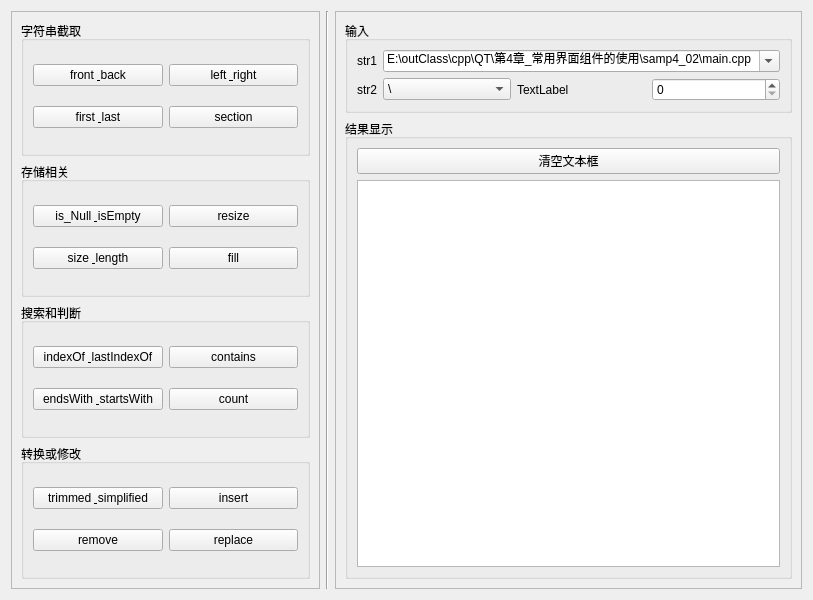
<?xml version="1.0" encoding="UTF-8"?>
<ui version="4.0">
 <class>Widget</class>
 <widget class="QWidget" name="Widget">
  <property name="geometry">
   <rect>
    <x>0</x>
    <y>0</y>
    <width>813</width>
    <height>600</height>
   </rect>
  </property>
  <property name="windowTitle">
   <string>Widget</string>
  </property>
  <layout class="QHBoxLayout" name="horizontalLayout" stretch="1,0,1">
   <item>
    <widget class="QFrame" name="frame">
     <property name="frameShape">
      <enum>QFrame::StyledPanel</enum>
     </property>
     <property name="frameShadow">
      <enum>QFrame::Raised</enum>
     </property>
     <layout class="QVBoxLayout" name="verticalLayout">
      <item>
       <widget class="QGroupBox" name="groupBox">
        <property name="title">
         <string>字符串截取</string>
        </property>
        <layout class="QGridLayout" name="gridLayout">
         <item row="0" column="0">
          <widget class="QPushButton" name="btn_front_back">
           <property name="text">
            <string>front &amp; back</string>
           </property>
          </widget>
         </item>
         <item row="0" column="1">
          <widget class="QPushButton" name="btn_left_right">
           <property name="text">
            <string>left &amp; right</string>
           </property>
          </widget>
         </item>
         <item row="1" column="0">
          <widget class="QPushButton" name="btn_first_last">
           <property name="text">
            <string>first &amp; last</string>
           </property>
          </widget>
         </item>
         <item row="1" column="1">
          <widget class="QPushButton" name="btn_section">
           <property name="text">
            <string>section</string>
           </property>
          </widget>
         </item>
        </layout>
       </widget>
      </item>
      <item>
       <widget class="QGroupBox" name="groupBox_2">
        <property name="title">
         <string>存储相关</string>
        </property>
        <layout class="QGridLayout" name="gridLayout_2">
         <item row="0" column="0">
          <widget class="QPushButton" name="btn_isnull_isempty">
           <property name="text">
            <string>is_Null &amp; isEmpty</string>
           </property>
          </widget>
         </item>
         <item row="0" column="1">
          <widget class="QPushButton" name="btn_resize">
           <property name="text">
            <string>resize</string>
           </property>
          </widget>
         </item>
         <item row="1" column="0">
          <widget class="QPushButton" name="btn_size_length">
           <property name="text">
            <string>size &amp; length</string>
           </property>
          </widget>
         </item>
         <item row="1" column="1">
          <widget class="QPushButton" name="btn_fill">
           <property name="text">
            <string>fill</string>
           </property>
          </widget>
         </item>
        </layout>
       </widget>
      </item>
      <item>
       <widget class="QGroupBox" name="groupBox_3">
        <property name="title">
         <string>搜索和判断</string>
        </property>
        <layout class="QGridLayout" name="gridLayout_3">
         <item row="0" column="0">
          <widget class="QPushButton" name="btn_indexof_lastindexof">
           <property name="text">
            <string>indexOf &amp; lastIndexOf</string>
           </property>
          </widget>
         </item>
         <item row="0" column="1">
          <widget class="QPushButton" name="btn_contains">
           <property name="text">
            <string>contains</string>
           </property>
          </widget>
         </item>
         <item row="1" column="0">
          <widget class="QPushButton" name="btn_endswith_startswith">
           <property name="text">
            <string>endsWith &amp; startsWith</string>
           </property>
          </widget>
         </item>
         <item row="1" column="1">
          <widget class="QPushButton" name="btn_count">
           <property name="text">
            <string>count</string>
           </property>
          </widget>
         </item>
        </layout>
       </widget>
      </item>
      <item>
       <widget class="QGroupBox" name="groupBox_4">
        <property name="title">
         <string>转换或修改</string>
        </property>
        <layout class="QGridLayout" name="gridLayout_4">
         <item row="0" column="0">
          <widget class="QPushButton" name="btn_trim">
           <property name="text">
            <string>trimmed &amp; simplified</string>
           </property>
          </widget>
         </item>
         <item row="0" column="1">
          <widget class="QPushButton" name="btn_insert">
           <property name="text">
            <string>insert</string>
           </property>
          </widget>
         </item>
         <item row="1" column="0">
          <widget class="QPushButton" name="btn_remove">
           <property name="text">
            <string>remove</string>
           </property>
          </widget>
         </item>
         <item row="1" column="1">
          <widget class="QPushButton" name="btn_replace">
           <property name="text">
            <string>replace</string>
           </property>
          </widget>
         </item>
        </layout>
       </widget>
      </item>
     </layout>
    </widget>
   </item>
   <item>
    <widget class="Line" name="line">
     <property name="orientation">
      <enum>Qt::Vertical</enum>
     </property>
    </widget>
   </item>
   <item>
    <widget class="QFrame" name="frame_2">
     <property name="frameShape">
      <enum>QFrame::StyledPanel</enum>
     </property>
     <property name="frameShadow">
      <enum>QFrame::Raised</enum>
     </property>
     <layout class="QVBoxLayout" name="verticalLayout_3">
      <item>
       <widget class="QGroupBox" name="groupBox_5">
        <property name="title">
         <string>输入</string>
        </property>
        <layout class="QGridLayout" name="gridLayout_5">
         <item row="0" column="0">
          <widget class="QLabel" name="label">
           <property name="text">
            <string>str1</string>
           </property>
           <property name="buddy">
            <cstring>comboBox_path</cstring>
           </property>
          </widget>
         </item>
         <item row="0" column="1" colspan="3">
          <widget class="QComboBox" name="comboBox_path">
           <property name="editable">
            <bool>true</bool>
           </property>
           <item>
            <property name="text">
             <string>E:\outClass\cpp\QT\第4章_常用界面组件的使用\samp4_02\main.cpp</string>
            </property>
           </item>
          </widget>
         </item>
         <item row="1" column="0">
          <widget class="QLabel" name="label_2">
           <property name="text">
            <string>str2</string>
           </property>
           <property name="buddy">
            <cstring>comboBox_spacer</cstring>
           </property>
          </widget>
         </item>
         <item row="1" column="1">
          <widget class="QComboBox" name="comboBox_spacer">
           <item>
            <property name="text">
             <string>\</string>
            </property>
           </item>
           <item>
            <property name="text">
             <string/>
            </property>
           </item>
          </widget>
         </item>
         <item row="1" column="2">
          <widget class="QLabel" name="label_3">
           <property name="text">
            <string>TextLabel</string>
           </property>
           <property name="buddy">
            <cstring>spinBox</cstring>
           </property>
          </widget>
         </item>
         <item row="1" column="3">
          <widget class="QSpinBox" name="spinBox"/>
         </item>
        </layout>
       </widget>
      </item>
      <item>
       <widget class="QGroupBox" name="groupBox_6">
        <property name="title">
         <string>结果显示</string>
        </property>
        <layout class="QVBoxLayout" name="verticalLayout_2">
         <item>
          <widget class="QPushButton" name="pushButton">
           <property name="text">
            <string>清空文本框</string>
           </property>
          </widget>
         </item>
         <item>
          <widget class="QPlainTextEdit" name="plainTextEdit"/>
         </item>
        </layout>
       </widget>
      </item>
     </layout>
    </widget>
   </item>
  </layout>
 </widget>
 <resources/>
 <connections>
  <connection>
   <sender>pushButton</sender>
   <signal>clicked()</signal>
   <receiver>plainTextEdit</receiver>
   <slot>clear()</slot>
   <hints>
    <hint type="sourcelabel">
     <x>608</x>
     <y>161</y>
    </hint>
    <hint type="destinationlabel">
     <x>608</x>
     <y>373</y>
    </hint>
   </hints>
  </connection>
 </connections>
</ui>
